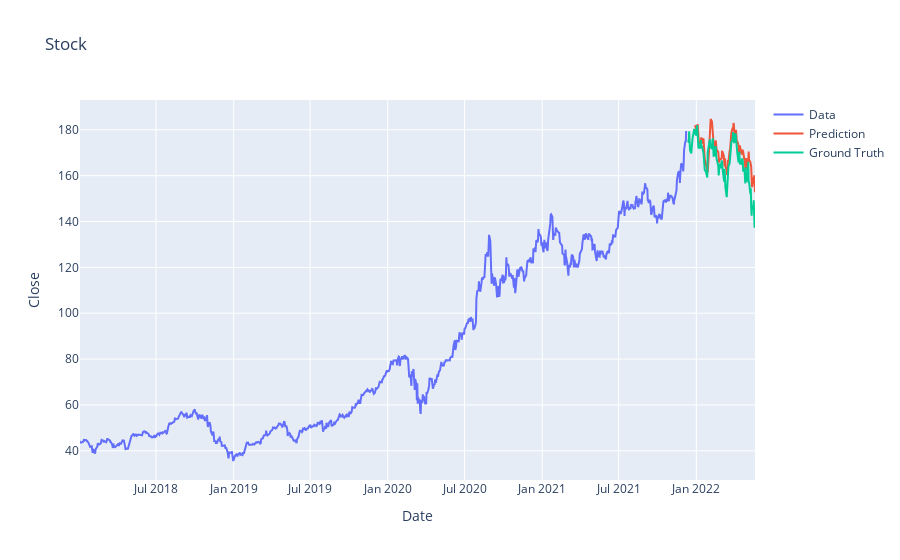
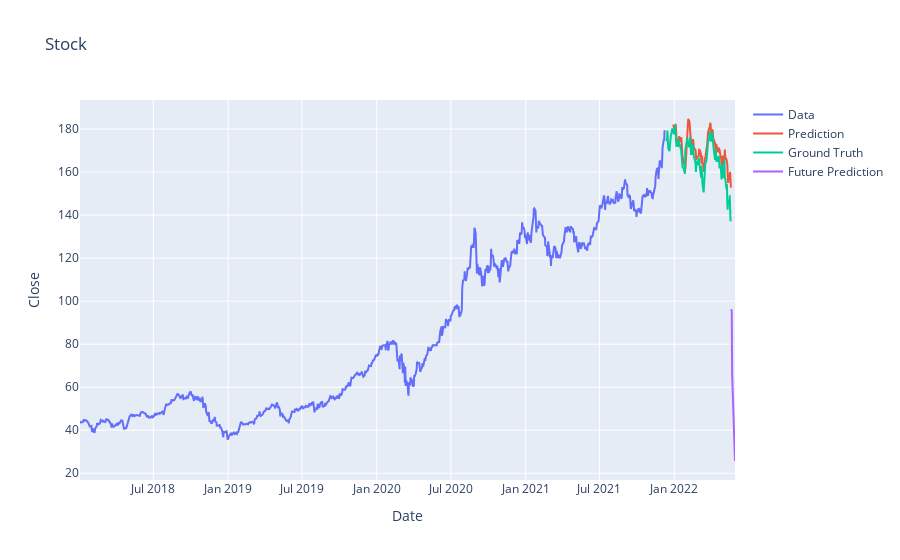
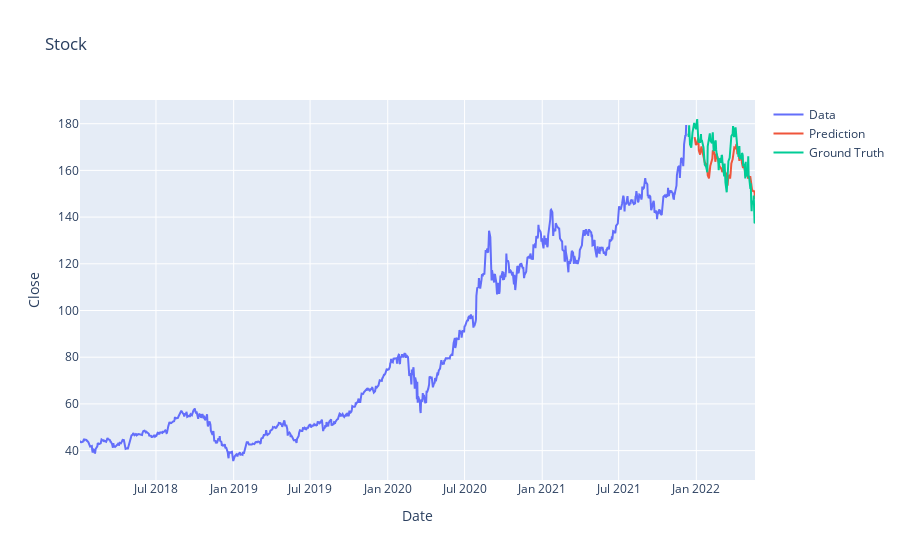
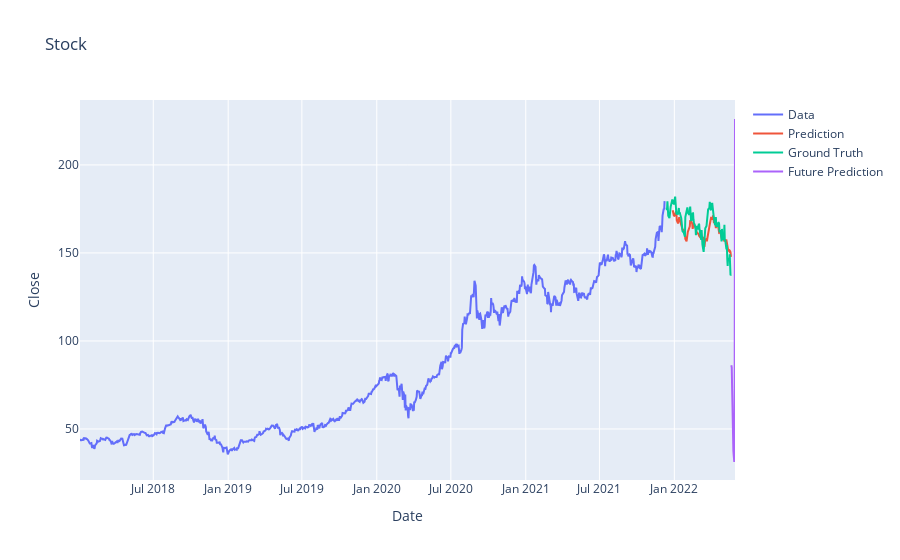

Source (notebook cell) for these figures, in order:
### Code cell
mae_list = []

for _ in range(5):
    close_data = close_data_pd.to_numpy()

    split_percent = 0.9
    look_back = 10
    split = int(split_percent * len(close_data))

    close_train = close_data[:split]
    close_test = close_data[split:]

    date_train = date[:split]
    date_test1 = date[split+2:]
    date_test2 = date_test1.delete(slice(0,look_back))

    train_generator = TimeseriesGenerator(close_train, close_train, length=look_back, batch_size=20)
    test_generator = TimeseriesGenerator(close_test, close_test, length=look_back, batch_size=1)


    from keras.models import Sequential
    from keras.layers import LSTM, Dense, Dropout

    model = Sequential()

    model.add(
        LSTM(50,
             activation='relu',
             #return_sequences=True,
             input_shape=(look_back,close_train.shape[1]))
    )
    model.add(Dropout(0.2))

    # model.add(LSTM(128, return_sequences=True, input_shape= (date_train.shape[0], 1)))
    # model.add(LSTM(64, return_sequences=False))
    # model.add(Dense(25))

    model.add(Dense(units=1))
    model.compile(optimizer='adam', loss='mse')

    num_epochs = 25
    model.fit(train_generator, epochs=num_epochs, verbose=1)

    rsi_array = rsi.to_numpy()
    kdj_array = kdj.to_numpy()
    macd_array = macd.to_numpy()
    boll_array = boll.to_numpy()
    ma_array = ma.to_numpy()

    prediction = model.predict(test_generator) + rsi.mean()
    train_price = np.delete(close_train,slice(1,close_train.shape[1]),1)
    test_price = np.delete(close_test,slice(1,close_train.shape[1]),1)
    print('\nHead of validation results:\n',prediction[:5])

    train = train_price.reshape((-1))
    test = test_price.reshape((-1))
    prediction = prediction.reshape((-1))

    trace1 = go.Scatter(
        x=date_train,
        y=train,
        mode='lines',
        name='Data'
    )
    trace2 = go.Scatter(
        x=date_test2,
        y=prediction,
        mode='lines',
        name='Prediction'
    )
    trace3 = go.Scatter(
        x=date_test1,
        y=test,
        mode='lines',
        name='Ground Truth'
    )
    layout = go.Layout(
        title="Stock",
        xaxis={'title': "Date"},
        yaxis={'title': "Close"}
    )

    #close_data = close_data.reshape((-1))
    fig = go.Figure(data=[trace1, trace2, trace3], layout=layout)
    fig.show()

    def predict(num_prediction, model):
        prediction_list = close_test[-2*look_back:]

        for i in range(num_prediction):
            x = prediction_list[-look_back:]
    #         x_list = x.tolist()
    #         x_series = pd.Series(x_list)
    #         print(x_series)
    #         x_series = np.asarray(x_series).astype('float32')
    #         print(x_series)

            #x = x.reshape((1, look_back, 4))
            x = TimeseriesGenerator(x,x, length=look_back-1, batch_size=1)
            out = [float(model.predict(x)),0]
            #print(out)
            #prediction_list = np.append([prediction_list], out)
            prediction_list = np.vstack([prediction_list, out])
            #print(prediction_list)
            #prediction_list = prediction_list[2*look_back - 1:]
        return prediction_list


    def predict_dates(num_prediction):
        last_date = data.index.values[-1]
        prediction_dates = pd.date_range(last_date, periods=num_prediction + 1).tolist()
        prediction_dates.pop(0)
        return prediction_dates



    num_prediction = 10
    forecast = (predict(num_prediction, model))[-10:]
    forecast = np.delete(forecast,slice(1,close_train.shape[1]),1)
    forecast = forecast.reshape((-1))

    forecast_dates = predict_dates(num_prediction)
    print(forecast)
    trace4 = go.Scatter(
        x=forecast_dates,
        y=forecast,
        mode='lines',
        name='Future Prediction'
    )
    fig = go.Figure(data=[trace1, trace2, trace3, trace4], layout=layout)
    fig.show()

    from sklearn.metrics import mean_absolute_error

    score = mean_absolute_error(test_price[:-look_back], prediction)
    print('MAE:', score)

    mae_list.append(score)
    
import statistics
print(
    '\nMinimum of mae: ',min(mae_list),
    '\nAverage of mae: ',statistics.mean(mae_list),
    '\nMaximum of mae: ',max(mae_list)
     )
